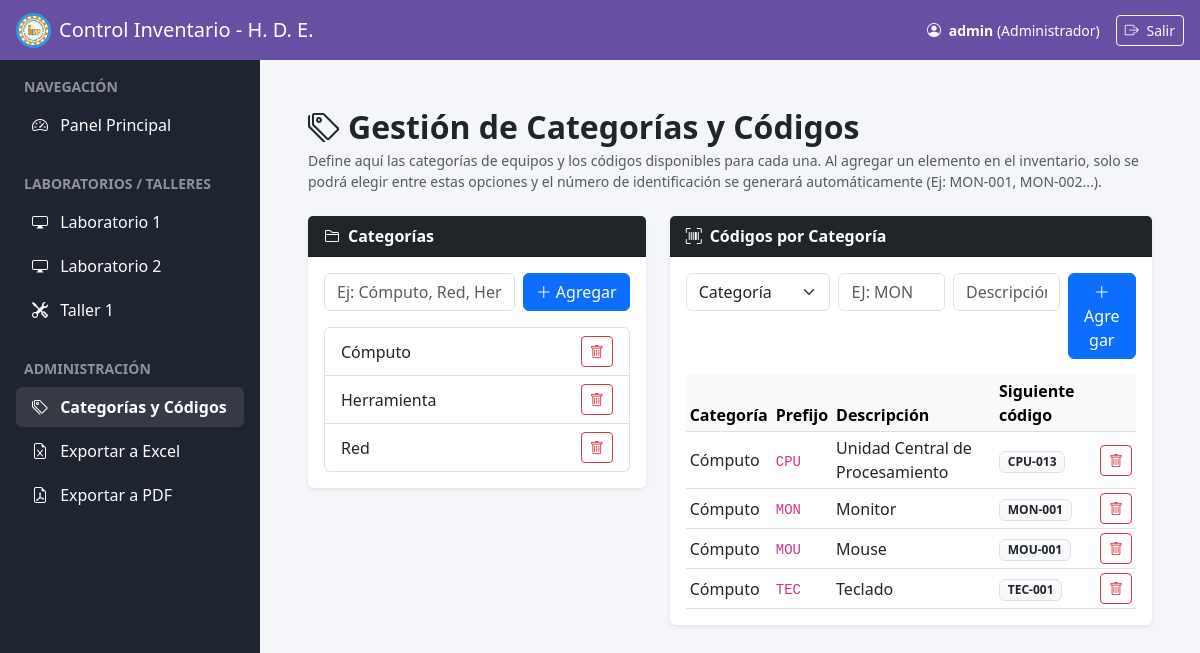
Screenshot of /categorias (signed in) with the database file from the repository.
### tables this page shows
CREATE TABLE secciones (
                id INTEGER PRIMARY KEY AUTOINCREMENT,
                nombre TEXT NOT NULL,
                tipo TEXT NOT NULL
            );

CREATE TABLE categorias (
                id INTEGER PRIMARY KEY AUTOINCREMENT,
                nombre TEXT UNIQUE NOT NULL
            );

CREATE TABLE codigos (
                id INTEGER PRIMARY KEY AUTOINCREMENT,
                categoria_id INTEGER NOT NULL,
                prefijo TEXT UNIQUE NOT NULL,
                descripcion TEXT,
                contador INTEGER NOT NULL DEFAULT 0,
                FOREIGN KEY (categoria_id) REFERENCES categorias (id)
            );

### app.py (the view)
@app.route('/categorias')
@login_required
@rol_required('Administrador')
def categorias():
    db = get_db()
    secciones = db.execute("SELECT * FROM secciones").fetchall()
    lista_categorias = db.execute("SELECT * FROM categorias ORDER BY nombre").fetchall()
    lista_codigos = db.execute('''
        SELECT cod.*, cat.nombre as categoria_nombre
        FROM codigos cod
        JOIN categorias cat ON cod.categoria_id = cat.id
        ORDER BY cat.nombre, cod.prefijo
    ''').fetchall()
    return render_template('categorias.html',
                           secciones=secciones,
                           categorias=lista_categorias,
                           codigos=lista_codigos)

### app.py (called while the page is built)
def get_db():
    conn = sqlite3.connect(DATABASE)
    conn.row_factory = sqlite3.Row
    return conn

def login_required(f):
    @wraps(f)
    def decorated_function(*args, **kwargs):
        if 'username' not in session:
            return redirect(url_for('login'))
        return f(*args, **kwargs)
    return decorated_function

def rol_required(*roles_permitidos):
    def decorator(f):
        @wraps(f)
        def decorated_function(*args, **kwargs):
            if session.get('rol') not in roles_permitidos:
                return "Acceso denegado", 403
            return f(*args, **kwargs)
        return decorated_function
    return decorator

### templates/categorias.html (shortened to what this page needs)
{% extends 'base.html' %}
{% block content %}
<div class="container-fluid p-4">
    <div class="mb-4">
        <h2 class="fw-bold mb-1"><i class="bi bi-tags me-2"></i>Gestión de Categorías y Códigos</h2>
        <p class="text-muted small mb-0">
            Define aquí las categorías de equipos y los códigos disponibles para cada una.
            Al agregar un elemento en el inventario, solo se podrá elegir entre estas opciones
            y el número de identificación se generará automáticamente (Ej: MON-001, MON-002...).
        </p>
    </div>
    <div class="row g-4">
        <div class="col-12 col-lg-5">
            <div class="card shadow-sm border-0">
                <div class="card-header bg-dark text-white fw-bold">
                    <i class="bi bi-folder2 me-2"></i>Categorías
                </div>
                <div class="card-body">
                    <form action="{{ url_for('agregar_categoria') }}" method="POST" class="d-flex gap-2 mb-3">
                        <input type="text" name="nombre" class="form-control" placeholder="Ej: Cómputo, Red, Herramienta" required>
                        <button type="submit" class="btn btn-primary text-nowrap"><i class="bi bi-plus-lg"></i> Agregar</button>
                    </form>
                    <ul class="list-group">
                        {% for cat in categorias %}
                        <li class="list-group-item d-flex justify-content-between align-items-center">
                            {{ cat.nombre }}
                            <a href="{{ url_for('eliminar_categoria', categoria_id=cat.id) }}"
                               class="btn btn-sm btn-outline-danger"
                               onclick="return confirm('¿Eliminar esta categoría? Solo es posible si no tiene códigos asociados.');">
                                <i class="bi bi-trash"></i>
                            </a>
                        </li>
                        {% else %}
                        <li class="list-group-item text-muted text-center">No hay categorías registradas.</li>
                        {% endfor %}
                    </ul>
                </div>
            </div>
        </div>
        <div class="col-12 col-lg-7">
            <div class="card shadow-sm border-0">
                <div class="card-header bg-dark text-white fw-bold">
                    <i class="bi bi-upc-scan me-2"></i>Códigos por Categoría
                </div>
                <div class="card-body">
                    <form action="{{ url_for('agregar_codigo') }}" method="POST" class="row g-2 mb-3">
                        <div class="col-12 col-md-4">
                            <select name="categoria_id" class="form-select" required>
                                <option value="" selected disabled>Categoría</option>
                            </select>
                        </div>
                        <div class="col-6 col-md-3">
                            <input type="text" name="prefijo" class="form-control text-uppercase" placeholder="Ej: MON" maxlength="10" required>
                        </div>
                        <div class="col-6 col-md-3">
                            <input type="text" name="descripcion" class="form-control" placeholder="Descripción (opcional)">
                        </div>
                        <div class="col-12 col-md-2">
                            <button type="submit" class="btn btn-primary w-100"><i class="bi bi-plus-lg"></i> Agregar</button>
                        </div>
                    </form>
                    <div class="table-responsive">
                        <table class="table table-sm table-hover align-middle mb-0">
                            <thead class="table-light">
                                <tr>
                                    <th>Categoría</th>
                                    <th>Prefijo</th>
                                    <th>Descripción</th>
                                    <th>Siguiente código</th>
                                    <th></th>
                                </tr>
                            </thead>
                            <tbody>
                                {% for cod in codigos %}
                                <tr>
                                    <td>{{ cod.categoria_nombre }}</td>
                                    <td><code>{{ cod.prefijo }}</code></td>
                                    <td>{{ cod.descripcion or '-' }}</td>
                                    <td><span class="badge bg-light text-dark border">{{ cod.prefijo }}-{{ '%03d' % (cod.contador + 1) }}</span></td>
                                    <td class="text-end">
                                        <a href="{{ url_for('eliminar_codigo', codigo_id=cod.id) }}"
                                           class="btn btn-sm btn-outline-danger"
                                           onclick="return confirm('¿Eliminar este código? Solo es posible si no está en uso.');">
                                            <i class="bi bi-trash"></i>
                                        </a>
                                    </td>
                                </tr>
                                {% else %}
                                <tr>
                                    <td colspan="5" class="text-center text-muted py-3">No hay códigos registrados.</td>
                                </tr>
                                {% endfor %}
                            </tbody>
                        </table>
                    </div>
                </div>
            </div>
        </div>
    </div>
</div>
{% endblock %}

### templates/base.html (shortened to what this page needs)
<!DOCTYPE html>
<html lang="es">
<head>
    <link href="https://cdn.jsdelivr.net/npm/bootstrap@5.3.0/dist/css/bootstrap.min.css" rel="stylesheet">
    <link href="https://cdn.jsdelivr.net/npm/bootstrap-icons@1.10.0/font/bootstrap-icons.css" rel="stylesheet">
</head>
<body>
    <nav class="navbar top-navbar px-3 d-flex justify-content-between">
        <div class="d-flex align-items-center gap-2">
            <div class="circulo-imagen">
                <img src="{{ url_for('static', filename='resources/Escudo.jpg') }}" alt="Escudo">
            </div>
            <span class="navbar-brand mb-0 h1 text-white">Control Inventario - H. D. E.</span>
        </div>
        <div class="text-white small d-flex align-items-center gap-3">
            <span><i class="bi bi-person-circle me-1"></i> <strong>{{ session['username'] }}</strong> ({{ session['rol'] }})</span>
            <a href="{{ url_for('logout') }}" class="btn btn-sm btn-outline-light"><i class="bi bi-box-arrow-right me-1"></i> Salir</a>
        </div>
    </nav>
    <div class="main-wrapper">
        <nav class="sidebar p-3">
            <div class="sidebar-heading text-uppercase text-white-50 fw-bold small px-2 mb-2">Navegación</div>
            <div class="list-group list-group-flush mb-4">
                <a href="{{ url_for('dashboard') }}" class="list-group-item list-group-item-action bg-transparent text-white border-0 rounded mb-1 {% if request.endpoint == 'dashboard' %}active-link{% endif %}">
                    <i class="bi bi-speedometer2 me-2"></i> Panel Principal
                </a>
            </div>
            <div class="sidebar-heading text-uppercase text-white-50 fw-bold small px-2 mb-2">Laboratorios / Talleres</div>
            <div class="list-group list-group-flush mb-4">
                {% for sec in secciones %}
                    <a href="{{ url_for('ver_seccion', seccion_id=sec.id) }}" class="list-group-item list-group-item-action bg-transparent text-white border-0 rounded mb-1 ">
                        {% if sec.tipo == 'Laboratorio' %}<i class="bi bi-display me-2"></i>{% else %}<i class="bi bi-tools me-2"></i>{% endif %}
                        {{ sec.nombre }}
                    </a>
                {% endfor %}
            </div>
            {% if session['rol'] == 'Administrador' %}
            <div class="sidebar-heading text-uppercase text-white-50 fw-bold small px-2 mb-2">Administración</div>
            <div class="list-group list-group-flush">
                <a href="{{ url_for('categorias') }}" class="list-group-item list-group-item-action bg-transparent text-white border-0 rounded mb-1 {% if request.endpoint == 'categorias' %}active-link{% endif %}">
                    <i class="bi bi-tags me-2"></i> Categorías y Códigos
                </a>
                <a href="{{ url_for('exportar_excel') }}" class="list-group-item list-group-item-action bg-transparent text-white border-0 rounded mb-1">
                    <i class="bi bi-file-earmark-excel me-2"></i> Exportar a Excel
                </a>
                <a href="{{ url_for('exportar_pdf') }}" class="list-group-item list-group-item-action bg-transparent text-white border-0 rounded mb-1">
                    <i class="bi bi-file-earmark-pdf me-2"></i> Exportar a PDF
                </a>
            </div>
            {% endif %}
        </nav>
        <main class="content-area p-4">
            {% block content %}{% endblock %}
        </main>
    </div>
</body>
</html>

### templates/base.html (style rules this page uses)
body { background-color: #f4f6f9; overflow: hidden; }
.top-navbar { height: 60px; background-color: #6750a4; position: fixed; top: 0; left: 0; width: 100%; z-index: 1030; }
.main-wrapper { margin-top: 60px; display: flex; height: calc(100vh - 60px); }
.sidebar { width: 260px; background-color: #1e2430; position: fixed; top: 60px; bottom: 0; left: 0; overflow-y: auto; z-index: 1020; }
.content-area { margin-left: 260px; width: calc(100% - 260px); height: calc(100vh - 60px); overflow-y: auto; }
.active-link { background-color: rgba(255, 255, 255, 0.1) !important; font-weight: bold; }
.circulo-imagen { width: 35px; height: 35px; border-radius: 50%; overflow: hidden; display: flex; justify-content: center; align-items: center; border: 3px solid #3498db; }
.circulo-imagen img { width: 100%; height: 100%; object-fit: cover; }

### rows the page displays
secciones: tipo "Laboratorio" (drawn), nombre "Laboratorio 1"
secciones: tipo "Laboratorio" (drawn), nombre "Laboratorio 2"
secciones: tipo "Taller" (drawn), nombre "Taller 1"
categorias: nombre "Cómputo"
categorias: nombre "Herramienta"
categorias: nombre "Red"
codigos: categoria_nombre "Cómputo", prefijo "CPU", descripcion "Unidad Central de Procesamiento", cod.contador+1 "013"
codigos: categoria_nombre "Cómputo", prefijo "MON", descripcion "Monitor", cod.contador+1 "001"
codigos: categoria_nombre "Cómputo", prefijo "MOU", descripcion "Mouse", cod.contador+1 "001"
codigos: categoria_nombre "Cómputo", prefijo "TEC", descripcion "Teclado", cod.contador+1 "001"

### other values shown
{{ session['username'] }} "admin"
{{ session['rol'] }} "Administrador"
